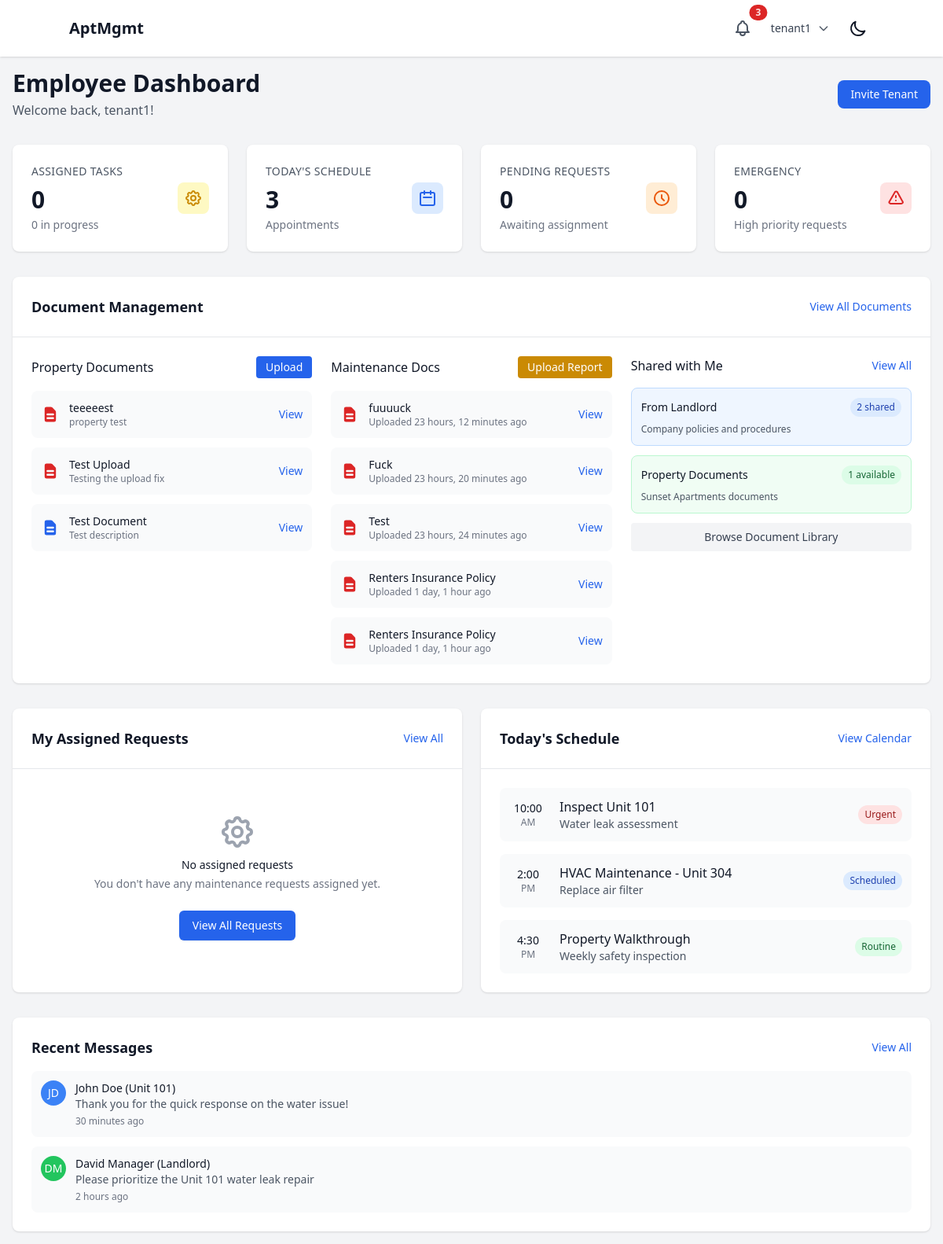
Before: /dashboard/employee/ (signed in) with the older database file.
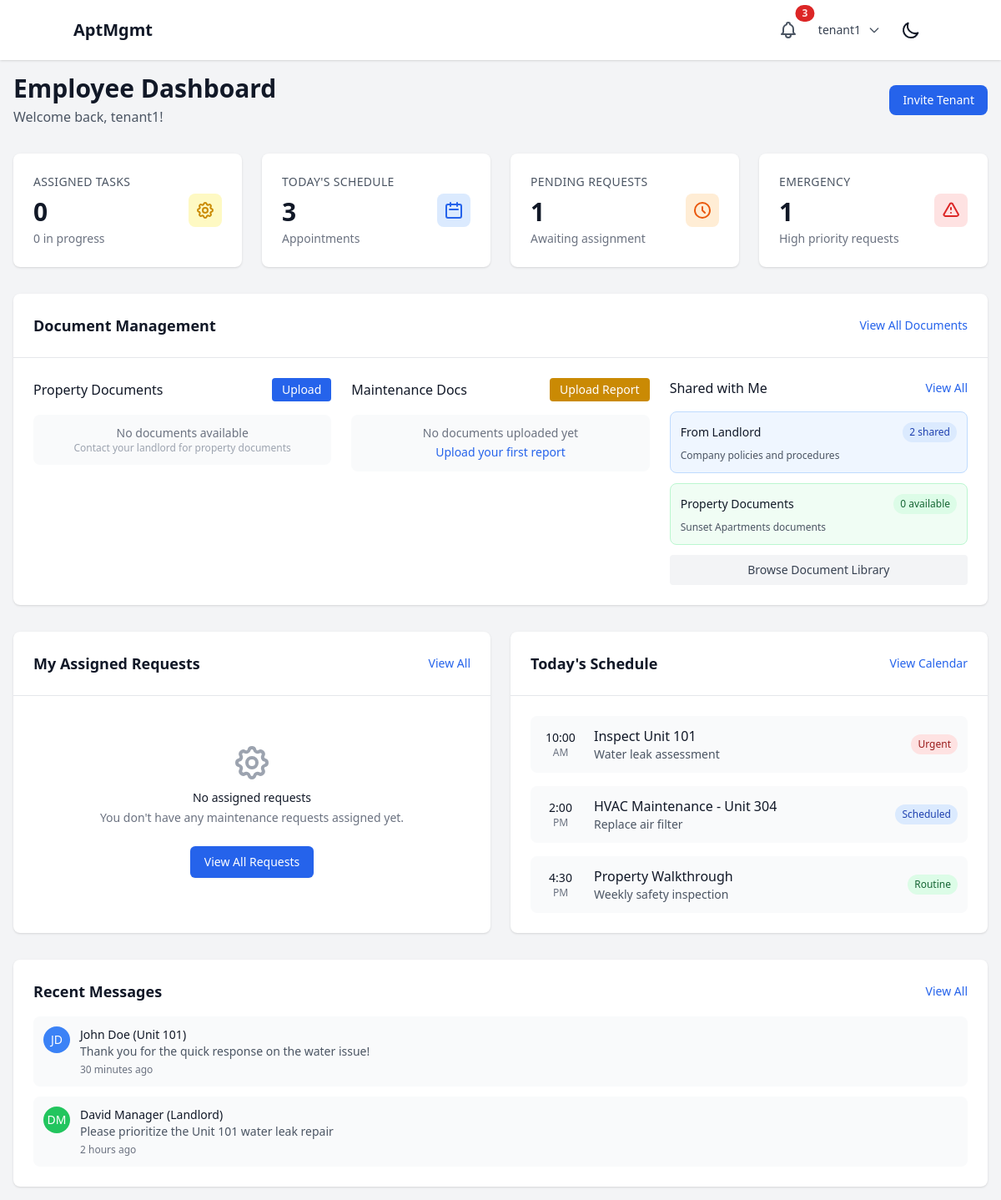
After: the same page with the newer database file.
### documents/models.py (models this page shows, shortened)
class Document(models.Model):
    class AccessLevel(models.TextChoices):
        COMPANY = "COMPANY", "Company-wide"
        PROPERTY = "PROPERTY", "Property-specific"
        UNIT = "UNIT", "Unit-specific"
        PRIVATE = "PRIVATE", "Private (specific users)"
    title = models.CharField(max_length=255)
    description = models.TextField(blank=True)
    file = models.FileField(upload_to=document_upload_path)
    original_filename = models.CharField(max_length=255)
    file_size = models.PositiveIntegerField()
    file_type = models.CharField(max_length=100)
    category = models.ForeignKey(DocumentCategory, on_delete=models.SET_NULL, null=True, blank=True)
    company = models.ForeignKey(Company, on_delete=models.CASCADE, related_name="documents")
    property = models.ForeignKey(Property, on_delete=models.CASCADE, related_name="documents", null=True, blank=True)
    unit = models.ForeignKey(ApartmentUnit, on_delete=models.CASCADE, related_name="documents", null=True, blank=True)
    access_level = models.CharField(max_length=20, choices=AccessLevel.choices, default=AccessLevel.COMPANY)
    allowed_users = models.ManyToManyField(User, related_name="accessible_documents", blank=True)
    allowed_roles = models.JSONField(default=list, blank=True)  # List of role strings
    uploaded_by = models.ForeignKey(User, on_delete=models.CASCADE, related_name="uploaded_documents")
    created_at = models.DateTimeField(auto_now_add=True)
    updated_at = models.DateTimeField(auto_now=True)
    is_active = models.BooleanField(default=True)
    class Meta:
        ordering = ['-created_at']
        indexes = [
            models.Index(fields=['company', 'access_level']),
            models.Index(fields=['property']),
            models.Index(fields=['created_at']),
        ]

### core/views.py (the view)
# urls.py: path("dashboard/employee/", employee_dashboard, name="employee_dashboard"),
@login_required
def employee_dashboard(request):
    if not request.user.company:
        messages.error(request, "You must be assigned to a company to access the dashboard.")
        return redirect("core:login")
    accessible_documents = Document.objects.filter(
        company=request.user.company,
        is_active=True
    )
    if request.user.property:
        property_documents = accessible_documents.filter(
            Q(access_level=Document.AccessLevel.COMPANY) |
            Q(access_level=Document.AccessLevel.PROPERTY, property=request.user.property) |
            Q(allowed_users=request.user)
        ).distinct()
    else:
        property_documents = accessible_documents.filter(
            Q(access_level=Document.AccessLevel.COMPANY) |
            Q(allowed_users=request.user)
        ).distinct()
    employee_uploads = accessible_documents.filter(
        uploaded_by=request.user
    ).order_by('-created_at')[:5]
    shared_documents = DocumentShare.objects.filter(
        shared_with=request.user
    ).order_by('-created_at')[:5]
    landlord_shared = DocumentShare.objects.filter(
        shared_with=request.user,
        shared_by__role='LANDLORD'
    ).count()
    if request.user.property:
        property_doc_count = accessible_documents.filter(
            property=request.user.property
        ).count()
    else:
        property_doc_count = 0
    employee_maintenance_requests = MaintenanceRequest.objects.filter(
        property__company=request.user.company
    )
    if request.user.property:
        employee_maintenance_requests = employee_maintenance_requests.filter(
            property=request.user.property
        )
    assigned_to_me = employee_maintenance_requests.filter(assigned_to=request.user).count()
    pending_assignments = employee_maintenance_requests.filter(
        status='SUBMITTED',
        assigned_to__isnull=True
    ).count()
    in_progress_assigned = employee_maintenance_requests.filter(
        assigned_to=request.user,
        status='IN_PROGRESS'
    ).count()
    emergency_requests = employee_maintenance_requests.filter(priority='EMERGENCY').count()
    my_assigned_requests = employee_maintenance_requests.filter(
        assigned_to=request.user
    ).order_by('-created_at')[:5]
    context = {
        'employee_uploads': employee_uploads,
        'shared_documents': shared_documents,
        'property_documents': property_documents[:5],  # Limit for display
        'landlord_shared_count': landlord_shared,
        'property_doc_count': property_doc_count,
        'total_accessible': property_documents.count(),
        'user_property': request.user.property,
        'assigned_to_me': assigned_to_me,
        'pending_assignments': pending_assignments,
        'in_progress_assigned': in_progress_assigned,
        'emergency_requests': emergency_requests,
        'my_assigned_requests': my_assigned_requests,
    }
    return render(request, "dashboards/employee.html", context)

### core/templates/dashboards/employee.html (shortened to what the changed rows need)
{% extends "base.html" %}
{% block content %}
<div class="container mx-auto max-w-7xl">
    <div class="flex flex-col sm:flex-row justify-between items-start sm:items-center mb-8 space-y-4 sm:space-y-0">
        <div>
            <h1 class="text-3xl font-bold text-gray-900 dark:text-white">Employee Dashboard</h1>
        </div>
    </div>
    <div class="grid grid-cols-1 md:grid-cols-2 lg:grid-cols-4 gap-6 mb-8">
        <div class="bg-white dark:bg-gray-800 rounded-lg shadow p-6">
            <div class="flex items-center">
                <div class="flex-1">
                    <p class="text-sm font-medium text-gray-600 dark:text-gray-400 uppercase tracking-wide">Pending Requests</p>
                    <p class="mt-2 text-3xl font-bold text-gray-900 dark:text-white">{{ pending_assignments }}</p>
                    <p class="mt-1 text-sm text-gray-500 dark:text-gray-400">Awaiting assignment</p>
                </div>
            </div>
        </div>
        <div class="bg-white dark:bg-gray-800 rounded-lg shadow p-6">
            <div class="flex items-center">
                <div class="flex-1">
                    <p class="text-sm font-medium text-gray-600 dark:text-gray-400 uppercase tracking-wide">Emergency</p>
                    <p class="mt-2 text-3xl font-bold text-gray-900 dark:text-white">{{ emergency_requests }}</p>
                    <p class="mt-1 text-sm text-gray-500 dark:text-gray-400">High priority requests</p>
                </div>
            </div>
        </div>
    </div>
    <div class="bg-white dark:bg-gray-800 rounded-lg shadow mb-8">
        <div class="p-6">
            <div class="grid grid-cols-1 lg:grid-cols-3 gap-6">
                <div>
                    <div class="space-y-3">
                        {% for document in property_documents %}
                            <div class="flex items-center justify-between p-3 bg-gray-50 dark:bg-gray-700 rounded-lg">
                                <div class="flex items-center space-x-3">
                                    <div class="flex-shrink-0">
                                        {% if document.file_type == 'application/pdf' %}
                                            <svg class="w-6 h-6 text-red-600" fill="currentColor" viewBox="0 0 20 20">
                                                <path fill-rule="evenodd" d="M4 4a2 2 0 012-2h4.586A2 2 0 0112 2.586L15.414 6A2 2 0 0116 7.414V16a2 2 0 01-2 2H6a2 2 0 01-2-2V4zm2 6a1 1 0 011-1h6a1 1 0 110 2H7a1 1 0 01-1-1zm1 3a1 1 0 100 2h6a1 1 0 100-2H7z" clip-rule="evenodd"></path>
                                            </svg>
                                        {% elif 'image' in document.file_type %}
                                            <svg class="w-6 h-6 text-green-600" fill="currentColor" viewBox="0 0 20 20">
                                                <path fill-rule="evenodd" d="M4 3a2 2 0 00-2 2v10a2 2 0 002 2h12a2 2 0 002-2V5a2 2 0 00-2-2H4zm12 12H4l4-8 3 6 2-4 3 6z" clip-rule="evenodd"></path>
                                            </svg>
                                        {% else %}
                                            <svg class="w-6 h-6 text-blue-600" fill="currentColor" viewBox="0 0 20 20">
                                                <path fill-rule="evenodd" d="M4 4a2 2 0 012-2h4.586A2 2 0 0112 2.586L15.414 6A2 2 0 0116 7.414V16a2 2 0 01-2 2H6a2 2 0 01-2-2V4zm2 6a1 1 0 011-1h6a1 1 0 110 2H7a1 1 0 01-1-1zm1 3a1 1 0 100 2h6a1 1 0 100-2H7z" clip-rule="evenodd"></path>
                                            </svg>
                                        {% endif %}
                                    </div>
                                    <div>
                                        <p class="text-sm font-medium text-gray-900 dark:text-white">{{ document.title }}</p>
                                        <p class="text-xs text-gray-500 dark:text-gray-400">{{ document.description|default:"No description" }}</p>
                                    </div>
                                </div>
                                <a href="{% url 'documents:detail' document.id %}" class="text-blue-600 dark:text-blue-400 hover:underline text-sm">View</a>
                            </div>
                        {% empty %}
                            <div class="p-3 bg-gray-50 dark:bg-gray-700 rounded-lg text-center">
                                <p class="text-sm text-gray-500 dark:text-gray-400">No documents available</p>
                                {% if user_property %}
                                    <p class="text-xs text-gray-400">Contact your landlord for property documents</p>
                                {% endif %}
                            </div>
                        {% endfor %}
                    </div>
                </div>
                <div>
                    <div class="space-y-3">
                        {% for document in employee_uploads %}
                            <div class="flex items-center justify-between p-3 bg-gray-50 dark:bg-gray-700 rounded-lg">
                                <div class="flex items-center space-x-3">
                                    <div class="flex-shrink-0">
                                        {% if document.file_type == 'application/pdf' %}
                                            <svg class="w-6 h-6 text-red-600" fill="currentColor" viewBox="0 0 20 20">
                                                <path fill-rule="evenodd" d="M4 4a2 2 0 012-2h4.586A2 2 0 0112 2.586L15.414 6A2 2 0 0116 7.414V16a2 2 0 01-2 2H6a2 2 0 01-2-2V4zm2 6a1 1 0 011-1h6a1 1 0 110 2H7a1 1 0 01-1-1zm1 3a1 1 0 100 2h6a1 1 0 100-2H7z" clip-rule="evenodd"></path>
                                            </svg>
                                        {% elif 'image' in document.file_type %}
                                            <svg class="w-6 h-6 text-green-600" fill="currentColor" viewBox="0 0 20 20">
                                                <path fill-rule="evenodd" d="M4 3a2 2 0 00-2 2v10a2 2 0 002 2h12a2 2 0 002-2V5a2 2 0 00-2-2H4zm12 12H4l4-8 3 6 2-4 3 6z" clip-rule="evenodd"></path>
                                            </svg>
                                        {% endif %}
                                    </div>
                                    <div>
                                        <p class="text-sm font-medium text-gray-900 dark:text-white">{{ document.title }}</p>
                                        <p class="text-xs text-gray-500 dark:text-gray-400">Uploaded {{ document.created_at|timesince }} ago</p>
                                    </div>
                                </div>
                                <a href="{% url 'documents:detail' document.id %}" class="text-blue-600 dark:text-blue-400 hover:underline text-sm">View</a>
                            </div>
                        {% empty %}
                            <div class="p-3 bg-gray-50 dark:bg-gray-700 rounded-lg text-center">
                                <p class="text-sm text-gray-500 dark:text-gray-400">No documents uploaded yet</p>
                                <a href="{% url 'documents:upload' %}" class="text-blue-600 dark:text-blue-400 hover:underline text-sm">Upload your first report</a>
                            </div>
                        {% endfor %}
                    </div>
                </div>
                <div>
                    <div class="space-y-3">
                        <div class="p-3 bg-green-50 dark:bg-green-900/20 border border-green-200 dark:border-green-800 rounded-lg">
                            <div class="flex items-center justify-between mb-2">
                                <p class="text-sm font-medium text-gray-900 dark:text-white">Property Documents</p>
                                <span class="px-2 py-1 text-xs font-medium bg-green-100 text-green-800 dark:bg-green-900 dark:text-green-200 rounded-full">{{ property_doc_count }} available</span>
                            </div>
                        </div>
                    </div>
                </div>
            </div>
        </div>
    </div>
</div>
{% endblock %}

Changed rows visible on the page:
no longer on this page (row edited): Document: file_type "application/pdf" (drawn), title "teeeeest", description "property test", shown under "Property Documents"
no longer on this page (row edited): Document: file_type "application/pdf" (drawn), title "Test Upload", description "Testing the upload fix", shown under "Property Documents"
no longer on this page (row edited): Document: file_type "text/plain" (drawn), title "Test Document", description "Test description", shown under "Property Documents"
no longer on this page (row edited): Document: file_type "application/pdf" (drawn), title "fuuuuck", created_at "23 hours, 12 minutes", shown under "Maintenance Docs"
no longer on this page (row edited): Document: file_type "application/pdf" (drawn), title "Fuck", created_at "23 hours, 20 minutes", shown under "Maintenance Docs"
no longer on this page (row edited): Document: file_type "application/pdf" (drawn), title "Test", created_at "23 hours, 24 minutes", shown under "Maintenance Docs"
no longer on this page (row edited): Document: file_type "application/pdf" (drawn), title "Renters Insurance Policy", created_at "1 day, 1 hour", shown under "Maintenance Docs"
no longer on this page (row edited): Document: file_type "application/pdf" (drawn), title "Renters Insurance Policy", created_at "1 day, 1 hour", shown under "Maintenance Docs"
Other visible differences:
{{ pending_assignments }}: "0" → "1"
{{ emergency_requests }}: "0" → "1"
{{ property_doc_count }}: "1" → "0"
text now shown: "No documents available Contact your landlord for property documents No documents uploaded yet Upload your first report"
